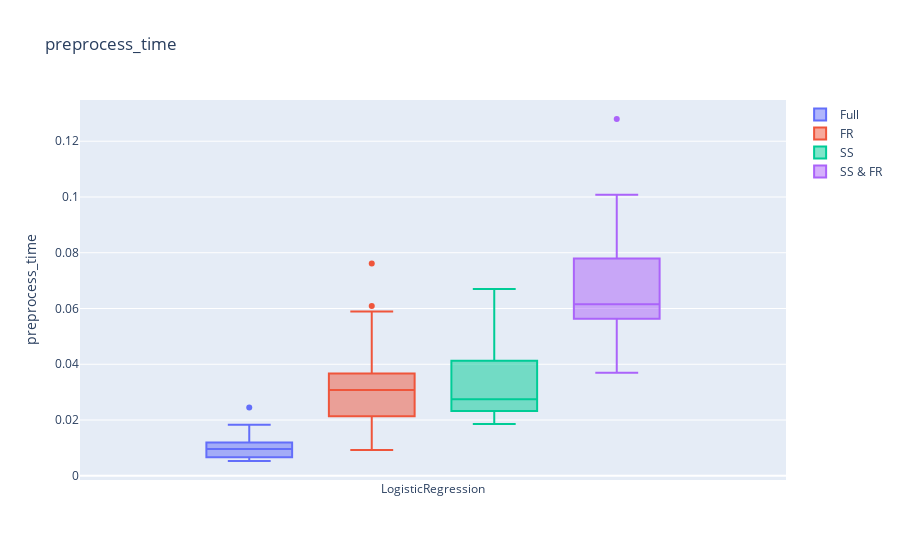
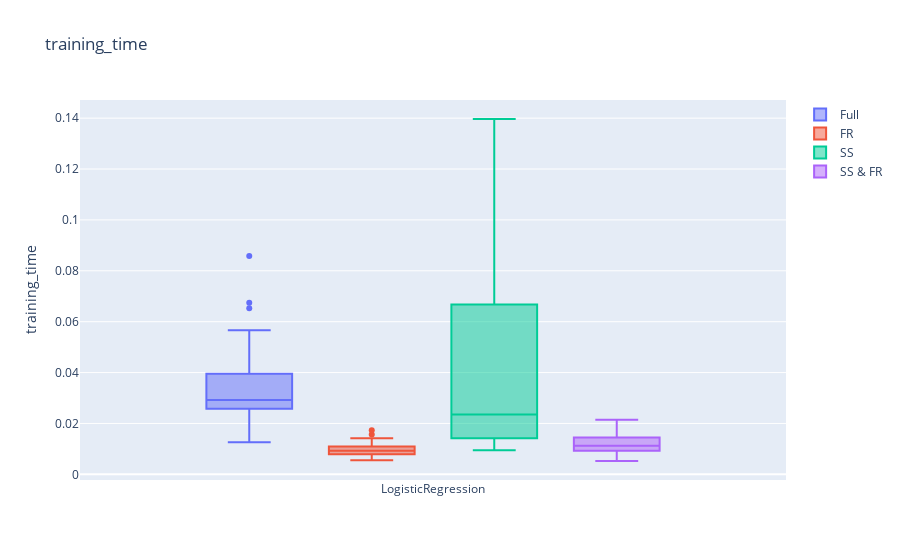
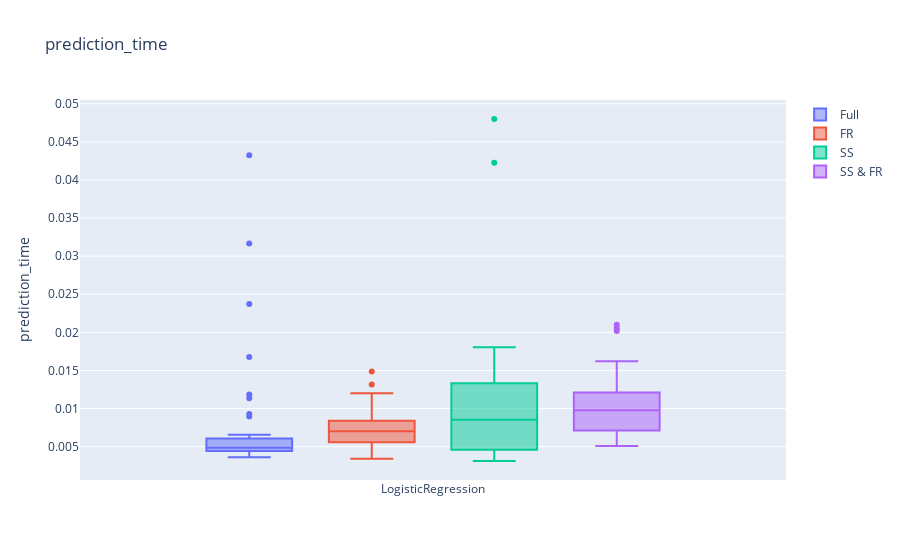

Notebook code for these charts, in order:
### Code cell
make_plots('preprocess_time')
make_plots('training_time')
make_plots('prediction_time')

### Figure 1 — Plotly figure (JSON) as saved in the notebook; plotly's stock layout.template omitted (floating-point values rounded to 4 significant figures)
{"data": [{"name": "Full", "type": "box", "x": ["LogisticRegression", "LogisticRegression", "LogisticRegression", "LogisticRegression", "LogisticRegression", "LogisticRegression", "LogisticRegression", "LogisticRegression", "LogisticRegression", "LogisticRegression", "LogisticRegression", "LogisticRegression", "LogisticRegression", "LogisticRegression", "LogisticRegression", "LogisticRegression", "LogisticRegression", "LogisticRegression", "LogisticRegression", "LogisticRegression", "LogisticRegression", "LogisticRegression", "LogisticRegression", "LogisticRegression", "LogisticRegression", "LogisticRegression", "LogisticRegression", "LogisticRegression", "LogisticRegression", "LogisticRegression", "LogisticRegression", "LogisticRegression", "LogisticRegression", "LogisticRegression", "LogisticRegression", "LogisticRegression", "LogisticRegression", "LogisticRegression", "LogisticRegression", "LogisticRegression"], "y": [0.005344, 0.007169, 0.008381, 0.01405, 0.00918, 0.01254, 0.01143, 0.005587, 0.005388, 0.008122, 0.008411, 0.006879, 0.006389, 0.01, 0.02447, 0.009718, 0.009975, 0.009779, 0.006647, 0.01267, 0.006721, 0.01519, 0.01094, 0.01203, 0.0114, 0.01338, 0.01225, 0.01109, 0.006066, 0.01137, 0.008574, 0.01178, 0.009475, 0.005651, 0.006429, 0.005997, 0.01835, 0.0139, 0.008977, 0.00531]}, {"name": "FR", "type": "box", "x": ["LogisticRegression", "LogisticRegression", "LogisticRegression", "LogisticRegression", "LogisticRegression", "LogisticRegression", "LogisticRegression", "LogisticRegression", "LogisticRegression", "LogisticRegression", "LogisticRegression", "LogisticRegression", "LogisticRegression", "LogisticRegression", "LogisticRegression", "LogisticRegression", "LogisticRegression", "LogisticRegression", "LogisticRegression", "LogisticRegression", "LogisticRegression", "LogisticRegression", "LogisticRegression", "LogisticRegression", "LogisticRegression", "LogisticRegression", "LogisticRegression", "LogisticRegression", "LogisticRegression", "LogisticRegression", "LogisticRegression", "LogisticRegression", "LogisticRegression", "LogisticRegression", "LogisticRegression", "LogisticRegression", "LogisticRegression", "LogisticRegression", "LogisticRegression", "LogisticRegression"], "y": [0.04462, 0.03017, 0.0313, 0.03305, 0.04676, 0.02096, 0.04994, 0.04329, 0.0168, 0.02855, 0.03145, 0.03227, 0.03771, 0.03497, 0.02199, 0.02825, 0.05893, 0.01905, 0.02765, 0.03585, 0.02877, 0.03411, 0.03125, 0.07615, 0.03026, 0.0338, 0.009817, 0.0115, 0.02179, 0.009223, 0.01318, 0.01531, 0.02031, 0.06086, 0.04041, 0.01538, 0.0316, 0.02256, 0.02363, 0.03749]}, {"name": "SS", "type": "box", "x": ["LogisticRegression", "LogisticRegression", "LogisticRegression", "LogisticRegression", "LogisticRegression", "LogisticRegression", "LogisticRegression", "LogisticRegression", "LogisticRegression", "LogisticRegression", "LogisticRegression", "LogisticRegression", "LogisticRegression", "LogisticRegression", "LogisticRegression", "LogisticRegression", "LogisticRegression", "LogisticRegression", "LogisticRegression", "LogisticRegression", "LogisticRegression", "LogisticRegression", "LogisticRegression", "LogisticRegression", "LogisticRegression", "LogisticRegression", "LogisticRegression", "LogisticRegression", "LogisticRegression", "LogisticRegression", "LogisticRegression", "LogisticRegression", "LogisticRegression", "LogisticRegression", "LogisticRegression", "LogisticRegression", "LogisticRegression", "LogisticRegression", "LogisticRegression", "LogisticRegression"], "y": [0.02113, 0.02028, 0.04756, 0.05621, 0.04128, 0.06695, 0.05398, 0.0667, 0.06089, 0.02527, 0.02765, 0.04133, 0.02557, 0.03355, 0.05263, 0.0251, 0.0298, 0.03077, 0.02124, 0.02151, 0.02889, 0.02072, 0.03444, 0.02313, 0.03405, 0.02647, 0.02724, 0.02354, 0.04141, 0.02139, 0.05568, 0.02636, 0.02341, 0.02103, 0.02489, 0.03764, 0.01854, 0.02123, 0.0233, 0.0288]}, {"name": "SS & FR", "type": "box", "x": ["LogisticRegression", "LogisticRegression", "LogisticRegression", "LogisticRegression", "LogisticRegression", "LogisticRegression", "LogisticRegression", "LogisticRegression", "LogisticRegression", "LogisticRegression", "LogisticRegression", "LogisticRegression", "LogisticRegression", "LogisticRegression", "LogisticRegression", "LogisticRegression", "LogisticRegression", "LogisticRegression", "LogisticRegression", "LogisticRegression", "LogisticRegression", "LogisticRegression", "LogisticRegression", "LogisticRegression", "LogisticRegression", "LogisticRegression", "LogisticRegression", "LogisticRegression", "LogisticRegression", "LogisticRegression", "LogisticRegression", "LogisticRegression", "LogisticRegression", "LogisticRegression", "LogisticRegression", "LogisticRegression", "LogisticRegression", "LogisticRegression", "LogisticRegression", "LogisticRegression"], "y": [0.09568, 0.04401, 0.06099, 0.08931, 0.05765, 0.06778, 0.07543, 0.0557, 0.06762, 0.04904, 0.06298, 0.09896, 0.05944, 0.04246, 0.09389, 0.03696, 0.05134, 0.1008, 0.06207, 0.06067, 0.05723, 0.0944, 0.05702, 0.048, 0.07842, 0.08521, 0.128, 0.07248, 0.06105, 0.09343, 0.06584, 0.05361, 0.04962, 0.07187, 0.05001, 0.05859, 0.07738, 0.06101, 0.05752, 0.07437]}], "layout": {"boxmode": "group", "title": {"text": "preprocess_time"}, "yaxis": {"title": {"text": "preprocess_time"}}}}

### Figure 2 — Plotly figure (JSON) as saved in the notebook; plotly's stock layout.template omitted (floating-point values rounded to 4 significant figures)
{"data": [{"name": "Full", "type": "box", "x": ["LogisticRegression", "LogisticRegression", "LogisticRegression", "LogisticRegression", "LogisticRegression", "LogisticRegression", "LogisticRegression", "LogisticRegression", "LogisticRegression", "LogisticRegression", "LogisticRegression", "LogisticRegression", "LogisticRegression", "LogisticRegression", "LogisticRegression", "LogisticRegression", "LogisticRegression", "LogisticRegression", "LogisticRegression", "LogisticRegression", "LogisticRegression", "LogisticRegression", "LogisticRegression", "LogisticRegression", "LogisticRegression", "LogisticRegression", "LogisticRegression", "LogisticRegression", "LogisticRegression", "LogisticRegression", "LogisticRegression", "LogisticRegression", "LogisticRegression", "LogisticRegression", "LogisticRegression", "LogisticRegression", "LogisticRegression", "LogisticRegression", "LogisticRegression", "LogisticRegression"], "y": [0.02877, 0.03554, 0.02804, 0.03567, 0.04559, 0.02766, 0.02758, 0.01659, 0.03671, 0.03501, 0.05665, 0.02436, 0.04901, 0.02482, 0.01884, 0.02771, 0.0284, 0.02982, 0.05616, 0.02367, 0.02304, 0.02986, 0.02221, 0.03945, 0.05214, 0.03962, 0.03054, 0.03242, 0.06527, 0.02891, 0.05517, 0.02674, 0.02777, 0.02362, 0.0283, 0.08581, 0.01261, 0.06745, 0.02963, 0.01485]}, {"name": "FR", "type": "box", "x": ["LogisticRegression", "LogisticRegression", "LogisticRegression", "LogisticRegression", "LogisticRegression", "LogisticRegression", "LogisticRegression", "LogisticRegression", "LogisticRegression", "LogisticRegression", "LogisticRegression", "LogisticRegression", "LogisticRegression", "LogisticRegression", "LogisticRegression", "LogisticRegression", "LogisticRegression", "LogisticRegression", "LogisticRegression", "LogisticRegression", "LogisticRegression", "LogisticRegression", "LogisticRegression", "LogisticRegression", "LogisticRegression", "LogisticRegression", "LogisticRegression", "LogisticRegression", "LogisticRegression", "LogisticRegression", "LogisticRegression", "LogisticRegression", "LogisticRegression", "LogisticRegression", "LogisticRegression", "LogisticRegression", "LogisticRegression", "LogisticRegression", "LogisticRegression", "LogisticRegression"], "y": [0.01167, 0.0104, 0.01043, 0.0102, 0.008832, 0.0132, 0.009134, 0.00885, 0.007006, 0.007888, 0.008913, 0.007195, 0.00941, 0.008139, 0.01168, 0.009458, 0.01086, 0.008719, 0.01107, 0.01565, 0.006297, 0.01415, 0.009107, 0.01219, 0.01738, 0.00552, 0.005905, 0.007664, 0.01013, 0.00557, 0.006808, 0.01218, 0.009413, 0.008844, 0.009206, 0.007971, 0.01406, 0.007684, 0.009777, 0.01043]}, {"name": "SS", "type": "box", "x": ["LogisticRegression", "LogisticRegression", "LogisticRegression", "LogisticRegression", "LogisticRegression", "LogisticRegression", "LogisticRegression", "LogisticRegression", "LogisticRegression", "LogisticRegression", "LogisticRegression", "LogisticRegression", "LogisticRegression", "LogisticRegression", "LogisticRegression", "LogisticRegression", "LogisticRegression", "LogisticRegression", "LogisticRegression", "LogisticRegression", "LogisticRegression", "LogisticRegression", "LogisticRegression", "LogisticRegression", "LogisticRegression", "LogisticRegression", "LogisticRegression", "LogisticRegression", "LogisticRegression", "LogisticRegression", "LogisticRegression", "LogisticRegression", "LogisticRegression", "LogisticRegression", "LogisticRegression", "LogisticRegression", "LogisticRegression", "LogisticRegression", "LogisticRegression", "LogisticRegression"], "y": [0.01794, 0.01053, 0.09293, 0.02034, 0.01444, 0.01753, 0.0267, 0.06664, 0.03086, 0.09392, 0.03049, 0.06683, 0.07313, 0.02753, 0.01381, 0.1397, 0.0355, 0.01943, 0.07523, 0.01462, 0.0409, 0.01001, 0.02781, 0.009927, 0.03549, 0.01244, 0.01699, 0.01287, 0.06452, 0.009462, 0.07929, 0.01779, 0.01109, 0.1001, 0.01393, 0.07639, 0.08015, 0.01139, 0.01614, 0.01453]}, {"name": "SS & FR", "type": "box", "x": ["LogisticRegression", "LogisticRegression", "LogisticRegression", "LogisticRegression", "LogisticRegression", "LogisticRegression", "LogisticRegression", "LogisticRegression", "LogisticRegression", "LogisticRegression", "LogisticRegression", "LogisticRegression", "LogisticRegression", "LogisticRegression", "LogisticRegression", "LogisticRegression", "LogisticRegression", "LogisticRegression", "LogisticRegression", "LogisticRegression", "LogisticRegression", "LogisticRegression", "LogisticRegression", "LogisticRegression", "LogisticRegression", "LogisticRegression", "LogisticRegression", "LogisticRegression", "LogisticRegression", "LogisticRegression", "LogisticRegression", "LogisticRegression", "LogisticRegression", "LogisticRegression", "LogisticRegression", "LogisticRegression", "LogisticRegression", "LogisticRegression", "LogisticRegression", "LogisticRegression"], "y": [0.01378, 0.01405, 0.01107, 0.007241, 0.01045, 0.01764, 0.01072, 0.007749, 0.01612, 0.01674, 0.01129, 0.01397, 0.006513, 0.008383, 0.01486, 0.01, 0.008778, 0.02145, 0.006768, 0.01064, 0.01182, 0.0194, 0.01267, 0.01113, 0.01862, 0.01337, 0.009145, 0.01633, 0.006652, 0.01846, 0.005245, 0.01083, 0.008281, 0.01257, 0.01277, 0.009485, 0.01348, 0.009466, 0.01835, 0.01005]}], "layout": {"boxmode": "group", "title": {"text": "training_time"}, "yaxis": {"title": {"text": "training_time"}}}}

### Figure 3 — Plotly figure (JSON) as saved in the notebook; plotly's stock layout.template omitted (floating-point values rounded to 4 significant figures)
{"data": [{"name": "Full", "type": "box", "x": ["LogisticRegression", "LogisticRegression", "LogisticRegression", "LogisticRegression", "LogisticRegression", "LogisticRegression", "LogisticRegression", "LogisticRegression", "LogisticRegression", "LogisticRegression", "LogisticRegression", "LogisticRegression", "LogisticRegression", "LogisticRegression", "LogisticRegression", "LogisticRegression", "LogisticRegression", "LogisticRegression", "LogisticRegression", "LogisticRegression", "LogisticRegression", "LogisticRegression", "LogisticRegression", "LogisticRegression", "LogisticRegression", "LogisticRegression", "LogisticRegression", "LogisticRegression", "LogisticRegression", "LogisticRegression", "LogisticRegression", "LogisticRegression", "LogisticRegression", "LogisticRegression", "LogisticRegression", "LogisticRegression", "LogisticRegression", "LogisticRegression", "LogisticRegression", "LogisticRegression"], "y": [0.004, 0.003982, 0.005022, 0.004155, 0.005107, 0.008964, 0.006107, 0.003603, 0.005841, 0.005022, 0.004494, 0.02371, 0.009276, 0.004544, 0.004984, 0.004731, 0.01185, 0.01678, 0.00465, 0.04324, 0.004756, 0.004479, 0.004807, 0.00489, 0.005746, 0.004251, 0.006574, 0.00488, 0.03165, 0.006029, 0.004395, 0.004302, 0.004588, 0.004688, 0.004529, 0.004292, 0.01136, 0.003661, 0.003714, 0.004979]}, {"name": "FR", "type": "box", "x": ["LogisticRegression", "LogisticRegression", "LogisticRegression", "LogisticRegression", "LogisticRegression", "LogisticRegression", "LogisticRegression", "LogisticRegression", "LogisticRegression", "LogisticRegression", "LogisticRegression", "LogisticRegression", "LogisticRegression", "LogisticRegression", "LogisticRegression", "LogisticRegression", "LogisticRegression", "LogisticRegression", "LogisticRegression", "LogisticRegression", "LogisticRegression", "LogisticRegression", "LogisticRegression", "LogisticRegression", "LogisticRegression", "LogisticRegression", "LogisticRegression", "LogisticRegression", "LogisticRegression", "LogisticRegression", "LogisticRegression", "LogisticRegression", "LogisticRegression", "LogisticRegression", "LogisticRegression", "LogisticRegression", "LogisticRegression", "LogisticRegression", "LogisticRegression", "LogisticRegression"], "y": [0.01009, 0.007148, 0.01201, 0.007543, 0.006879, 0.00814, 0.004875, 0.00715, 0.008416, 0.004862, 0.008536, 0.008331, 0.009614, 0.006976, 0.01317, 0.007239, 0.007295, 0.006876, 0.009225, 0.008419, 0.004341, 0.009009, 0.006703, 0.007087, 0.008567, 0.003474, 0.00418, 0.004443, 0.003754, 0.005741, 0.004634, 0.005701, 0.005693, 0.005774, 0.005473, 0.005733, 0.003412, 0.01487, 0.005848, 0.008094]}, {"name": "SS", "type": "box", "x": ["LogisticRegression", "LogisticRegression", "LogisticRegression", "LogisticRegression", "LogisticRegression", "LogisticRegression", "LogisticRegression", "LogisticRegression", "LogisticRegression", "LogisticRegression", "LogisticRegression", "LogisticRegression", "LogisticRegression", "LogisticRegression", "LogisticRegression", "LogisticRegression", "LogisticRegression", "LogisticRegression", "LogisticRegression", "LogisticRegression", "LogisticRegression", "LogisticRegression", "LogisticRegression", "LogisticRegression", "LogisticRegression", "LogisticRegression", "LogisticRegression", "LogisticRegression", "LogisticRegression", "LogisticRegression", "LogisticRegression", "LogisticRegression", "LogisticRegression", "LogisticRegression", "LogisticRegression", "LogisticRegression", "LogisticRegression", "LogisticRegression", "LogisticRegression", "LogisticRegression"], "y": [0.004935, 0.01312, 0.01804, 0.005152, 0.01713, 0.004381, 0.004352, 0.01349, 0.003119, 0.01612, 0.01314, 0.00525, 0.01006, 0.004345, 0.007745, 0.004362, 0.008999, 0.0104, 0.005283, 0.008498, 0.005088, 0.004642, 0.008676, 0.01164, 0.04225, 0.006486, 0.01675, 0.01306, 0.008556, 0.004582, 0.006399, 0.004284, 0.003436, 0.01097, 0.01512, 0.003407, 0.01437, 0.004425, 0.048, 0.0139]}, {"name": "SS & FR", "type": "box", "x": ["LogisticRegression", "LogisticRegression", "LogisticRegression", "LogisticRegression", "LogisticRegression", "LogisticRegression", "LogisticRegression", "LogisticRegression", "LogisticRegression", "LogisticRegression", "LogisticRegression", "LogisticRegression", "LogisticRegression", "LogisticRegression", "LogisticRegression", "LogisticRegression", "LogisticRegression", "LogisticRegression", "LogisticRegression", "LogisticRegression", "LogisticRegression", "LogisticRegression", "LogisticRegression", "LogisticRegression", "LogisticRegression", "LogisticRegression", "LogisticRegression", "LogisticRegression", "LogisticRegression", "LogisticRegression", "LogisticRegression", "LogisticRegression", "LogisticRegression", "LogisticRegression", "LogisticRegression", "LogisticRegression", "LogisticRegression", "LogisticRegression", "LogisticRegression", "LogisticRegression"], "y": [0.01184, 0.01489, 0.007422, 0.01218, 0.02018, 0.01337, 0.008388, 0.006963, 0.02101, 0.01621, 0.01371, 0.009176, 0.005187, 0.008199, 0.01554, 0.01076, 0.008287, 0.006969, 0.005149, 0.009383, 0.01016, 0.02054, 0.01201, 0.008191, 0.01065, 0.007299, 0.005086, 0.006318, 0.01082, 0.00653, 0.005753, 0.0068, 0.005685, 0.008509, 0.01106, 0.0146, 0.01073, 0.007672, 0.01081, 0.0102]}], "layout": {"boxmode": "group", "title": {"text": "prediction_time"}, "yaxis": {"title": {"text": "prediction_time"}}}}
